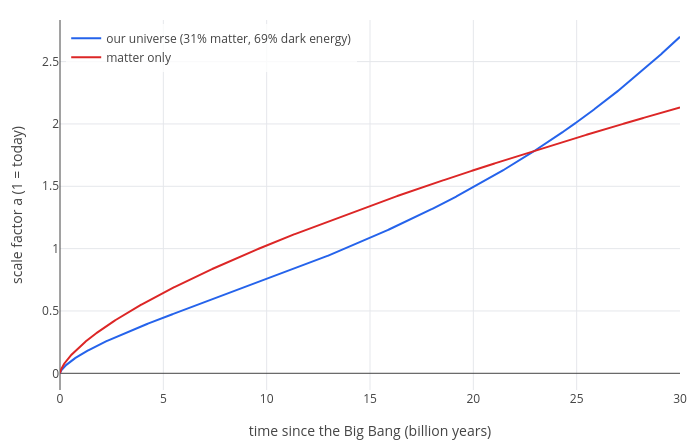

The notebook cell this image was saved under:
### Markdown cell above
**13.8 billion years**, the value quoted by the Planck satellite team (13.787 ± 0.020) [3]. Not bad for three numbers.

### The history of the expansion

Now solve $\dot a = H_0\,a\sqrt{\Omega_m/a^3 + \Omega_\Lambda}$ for $a(t)$ (dropping the radiation term, which only matters
in the first few hundred thousand years). This time we measure $t$ in billions of years, so the rate is
$k = H_0/977.8$ per billion years. The arguments of `odeplot`, in order:

| argument | what it is | here |
|---|---|---|
| `[k*a*sqrt(0.31/a^3 + 0.69)]` | the right-hand side, $da/dt$ | the Friedmann equation |
| `[a]` | the unknown | the scale factor |
| `t` | the independent variable | time in billions of years |
| `[0.001]` | the unknown at the start | $a = 0.001$, just after the Big Bang (at $a = 0$ itself the equation is infinite) |
| `0, 30` | start and end time | 0 to 30 billion years |
| `[t a]` | what to draw, horizontal and vertical | $t$ across, $a$ up |

For comparison, the same for a universe with matter only ($\Omega_m = 1$), which cosmologists assumed until 1998:

### Code cell
k = eval(H0/977.8);
ours = odeplot([k*a*sqrt(0.31/a^3 + 0.69)], [a], t, [0.001], 0, 30, [t a]);
matteronly = odeplot([k*a*sqrt(1/a^3)], [a], t, [0.001], 0, 30, [t a]);
labels(legend(show(ours, matteronly), "our universe (31% matter, 69% dark energy)", "matter only"), "time since the Big Bang (billion years)", "scale factor a (1 = today)")

### Figure 1 — Plotly figure (JSON) as saved in the notebook; plotly's stock layout.template omitted (floating-point values rounded to 4 significant figures; data arrays with more than 128 entries replaced by an {"elided": "..."} marker saying what was removed)
{"data": [{"line": {"color": "#2563eb", "width": 2}, "mode": "lines", "name": "our universe (31% matter, 69% dark energy)", "type": "scatter", "x": {"elided": "2820 float values"}, "y": {"elided": "2820 float values"}}, {"line": {"color": "#dc2626", "width": 2}, "mode": "lines", "name": "matter only", "type": "scatter", "x": {"elided": "2807 float values"}, "y": {"elided": "2807 float values"}}], "layout": {"height": 440, "legend": {"bgcolor": "rgba(255,255,255,0.8)", "x": 0.01, "xanchor": "left", "y": 0.99, "yanchor": "top"}, "margin": {"b": 50, "l": 60, "r": 20, "t": 20}, "showlegend": true, "title": {"text": ""}, "width": 700, "xaxis": {"title": {"text": "time since the Big Bang (billion years)"}, "zeroline": true}, "yaxis": {"range": [-0.1339, 2.834], "title": {"text": "scale factor a (1 = today)"}, "zeroline": true}}}
